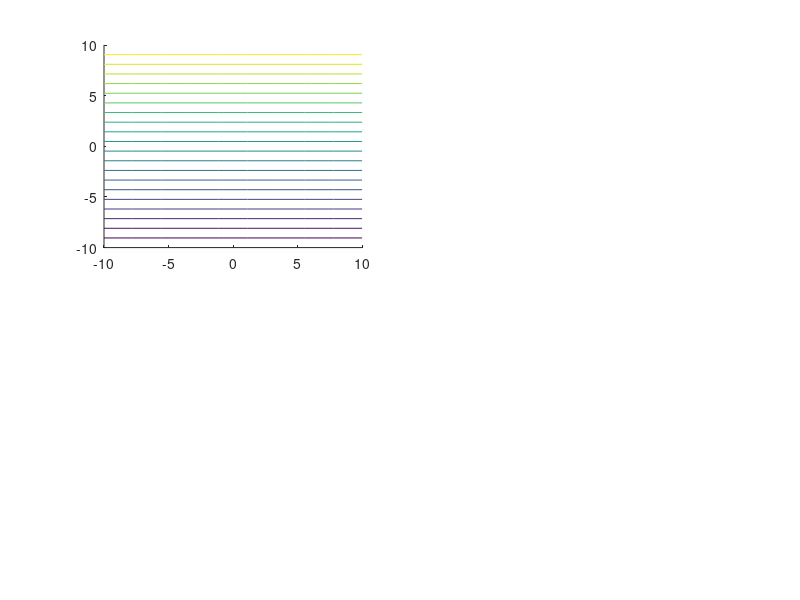

Recreate this plot in MATLAB. (Note: this script raises an error after producing the figure.)
clear;clc
x = linspace(-10,10,10); y = x;
[X,Y] = meshgrid(x,y);

% uniform flow
U = 1; alpha = 0;
psi = U*(Y*cosd(alpha)-X*sind(alpha));
subplot(221);contour(x,y,psi,20,'Color','k');
vx = U*cosd(alpha)*ones(size(X));
vy = U*sind(alpha)*ones(size(X));
subplot(222);quiver(X,Y,vx,vy)

% source flow
L = 10; x0 = 0; y0 = 0;
R2 = (X-x0).^2+(Y-y0).^2;
vx = L/(2*pi)*(X-x0)./R2;
vy = L/(2*pi)*(Y-y0)./R2;
subplot(224);quiver(X,Y,vx,vy)
x = linspace(-10,10,100); y = x;
[X,Y] = meshgrid(x,y);
psi = L/(2*pi)*atan2(Y-y0,X-x0);
psi2 = L/(2*pi)*mod(atan2(Y-y0,X-x0),2*pi);
subplot(223);contour(x,y,psi,20,'Color','k');
subplot(223);imagesc(psi);colorbar
subplot(224);imagesc(psi2);colorbar
return

% uniform flow + source
x = linspace(-10,10,1000); y = x;
[X,Y] = meshgrid(x,y);
psi = U*(Y*cosd(alpha)-X*sind(alpha)) + L/(2*pi)*mod(atan2(Y-y0,X-x0),2*pi);
subplot(223);contour(x,y,psi,20,'Color','k');
hold on;contour(x,y,psi,[5,5],'Color','k');hold off
subplot(224);imagesc(psi);colorbar